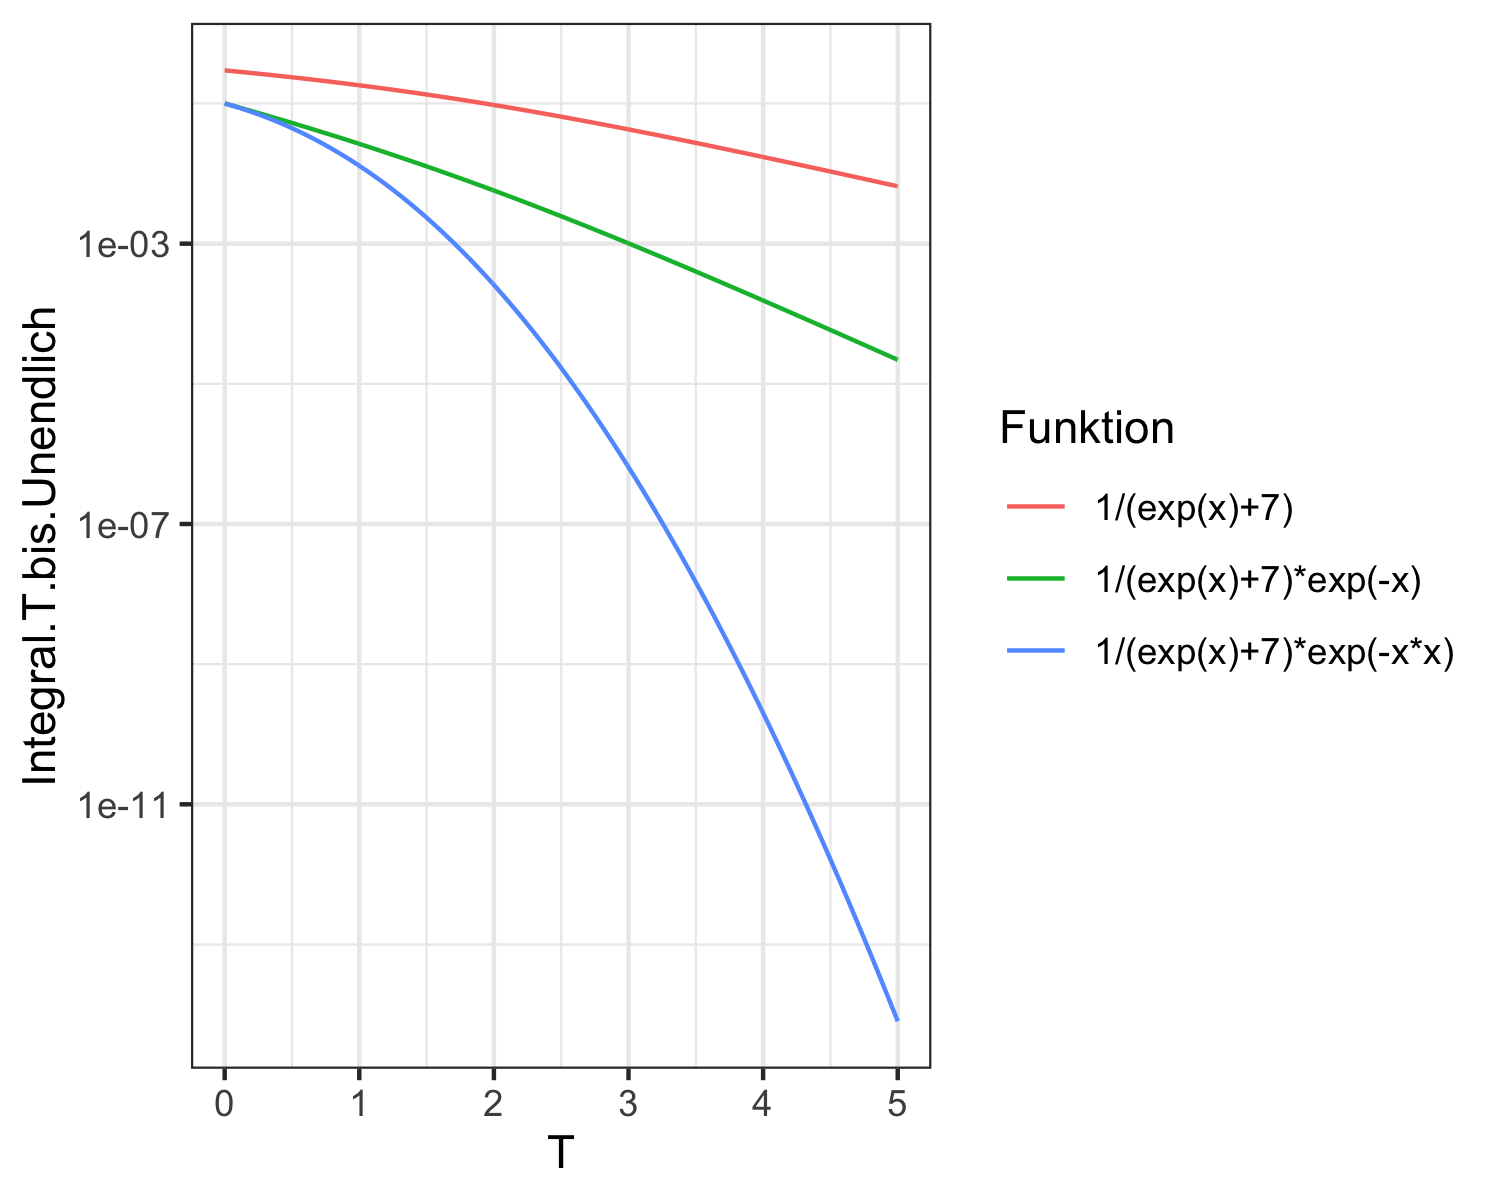

Here is the R script that generated this plot:
library(ggplot2)
require(scales)
require(dplyr)

data=read.csv("/Users/shirnschall/Desktop/Numerik1/code/aufgabe-e/f-vergleich-integral",header = TRUE ,sep = "\t")

p <- ggplot(data,aes(x=T,y=Integral.T.bis.Unendlich,color=Funktion,group=Funktion))+
  geom_line() + 
  theme_bw() +
  scale_y_log10()

p

ggsave("aufgabe-e-vergleich-integral.png", units="in", width=5, height=4, dpi=300)